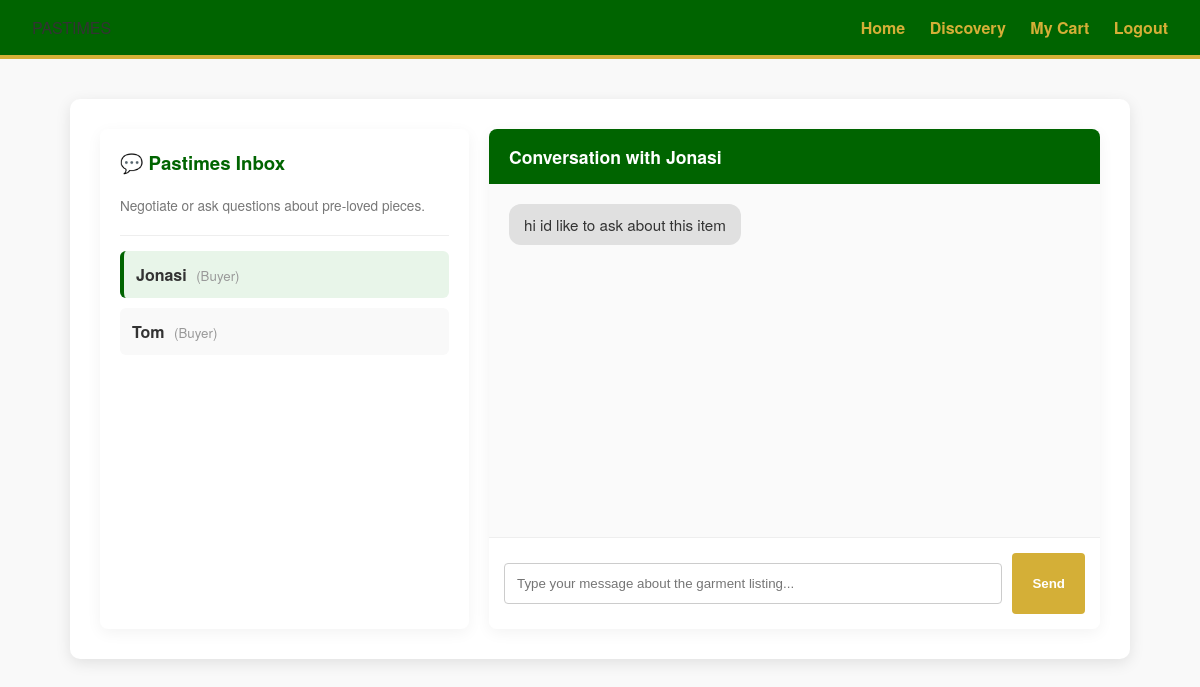
The page /messages.php?chat_with=2 on the database its author committed.
### tables this page shows
CREATE TABLE `user` (
  `userId` int(11) NOT NULL,
  `userName` varchar(100) DEFAULT NULL,
  `userEmail` varchar(100) DEFAULT NULL,
  `password` varchar(255) DEFAULT NULL,
  `role` enum('Buyer','Seller','Admin') DEFAULT NULL,
  `isVerified` tinyint(1) DEFAULT 0
);

CREATE TABLE `message` (
  `messageId` int(11) NOT NULL,
  `productId` int(11) DEFAULT NULL,
  `senderId` int(11) DEFAULT NULL,
  `receiverId` int(11) DEFAULT NULL,
  `messageText` text DEFAULT NULL,
  `timestamp` datetime DEFAULT current_timestamp()
);

### messages.php (the view, shortened to what this page needs)
<?php
include 'DBConn.php';
$current_user_id = intval($_SESSION['userId']);
$active_chat_user = null;
if (isset($_GET['chat_with'])) {
    $active_chat_user = intval($_GET['chat_with']);
}
?>
<!DOCTYPE html>
<html lang="en">
<head>
    <link rel="stylesheet" href="style.css">
</head>
<body>
    <nav>
        <div class="logo">PASTIMES</div>
        <div>
            <a href="index.php">Home</a>
            <a href="discovery.php">Discovery</a>
            <a href="cart.php">My Cart</a>
            <a href="logout.php">Logout</a>
        </div>
    </nav>
    <div class="container" style="max-width: 1000px; margin-top: 40px; display: flex; gap: 20px;">
        <div
            style="width: 35%; background: white; border-radius: 8px; box-shadow: 0 4px 15px rgba(0,0,0,0.05); padding: 20px; color: #333;">
            <h3 style="margin-top: 0; color: #006400;">💬 Pastimes Inbox</h3>
            <p style="font-size: 0.85em; color: #777; margin-bottom: 20px;">Negotiate or ask questions about pre-loved
                pieces.</p>
            <hr style="border: 0; border-top: 1px solid #eee;">
            <div style="display: flex; flex-direction: column; gap: 10px; margin-top: 15px;">
                <?php
                $inbox_query = "SELECT DISTINCT IF(senderId = $current_user_id, receiverId, senderId) AS chat_partner_id
                                FROM message WHERE senderId = $current_user_id OR receiverId = $current_user_id";
                $inbox_result = mysqli_query($conn, $inbox_query);
                if ($inbox_result && mysqli_num_rows($inbox_result) > 0) {
                    while ($inbox_row = mysqli_fetch_assoc($inbox_result)) {
                        $partner_id = intval($inbox_row['chat_partner_id']);
                        $user_query_str = "SELECT userName, role FROM user WHERE userId = $partner_id";
                        $user_query = mysqli_query($conn, $user_query_str);
                        if ($user_query && $user_row = mysqli_fetch_assoc($user_query)) {
                            $partner_name = $user_row['userName'] ?? 'Marketplace User';
                            $partner_role = $user_row['role'] ?? 'Seller';
                            $is_active = ($active_chat_user == $partner_id) ? "background: #e8f5e9; border-left: 4px solid #006400;" : "background: #f9f9f9;";
                            echo "<a href='messages.php?chat_with=$partner_id' style='text-decoration: none; color: inherit; padding: 12px; border-radius: 6px; display: block; $is_active'>";
                            echo "<strong>" . htmlspecialchars($partner_name) . "</strong> <small style='color: #999; margin-left: 5px;'>($partner_role)</small>";
                            echo "</a>";
                        }
                    }
                } else {
                    echo "<p style='color: #979797; font-size: 0.9em; text-align: center; margin-top: 20px;'>No active chat history found. Start a conversation from an item page!</p>";
                }
                ?>
            </div>
        </div>
        <div
            style="width: 65%; background: white; border-radius: 8px; box-shadow: 0 4px 15px rgba(0,0,0,0.05); display: flex; flex-direction: column; min-height: 500px; color: #333;">
            <?php if ($active_chat_user):
                $partner_meta = mysqli_query($conn, "SELECT userName FROM user WHERE userId = $active_chat_user");
                $active_chat_name = 'User';
                if ($partner_meta && $partner_meta_data = mysqli_fetch_assoc($partner_meta)) {
                    $active_chat_name = $partner_meta_data['userName'] ?? 'User';
                }
            ?>
            <div
                style="background: #006400; color: white; padding: 15px 20px; border-top-left-radius: 8px; border-top-right-radius: 8px;">
                <h3 style="margin: 0; font-size: 1.1em;">Conversation with
                    <?php echo htmlspecialchars($active_chat_name); ?></h3>
            </div>
            <div
                style="flex-grow: 1; padding: 20px; overflow-y: auto; display: flex; flex-direction: column; gap: 12px; background: #fafafa;">
                <?php
                    $chat_history_query = "SELECT * FROM message
                                           WHERE (senderId = $current_user_id AND receiverId = $active_chat_user)
                                           OR (senderId = $active_chat_user AND receiverId = $current_user_id)
                                           ORDER BY timestamp ASC";
                    $chat_history_result = mysqli_query($conn, $chat_history_query);
                    if ($chat_history_result) {
                        while ($msg = mysqli_fetch_assoc($chat_history_result)):
                            $is_me = ($msg['senderId'] == $current_user_id);
                            $msg_align = $is_me ? "align-self: flex-end; background: #006400; color: white;" : "align-self: flex-start; background: #e0e0e0; color: #333;";
                        ?>
                <div
                    style="max-width: 70%; padding: 10px 15px; border-radius: 12px; font-size: 0.95em; <?php echo $msg_align; ?>">
                    <?php echo htmlspecialchars($msg['messageText']); ?>
                </div>
                <?php
                        endwhile;
                    }
                ?>
            </div>
            <form method="POST"
                style="padding: 15px; border-top: 1px solid #eee; display: flex; gap: 10px; background: white; border-bottom-left-radius: 8px; border-bottom-right-radius: 8px;">
                <input type="text" name="message_text" required
                    placeholder="Type your message about the garment listing..."
                    style="flex-grow: 1; padding: 12px; border: 1px solid #ccc; border-radius: 4px; outline: none;">
                <button type="submit" name="send_message" class="btn-gold"
                    style="padding: 0 20px; font-weight: bold; border-radius: 4px; border: none; cursor: pointer; background-color: #d4af37; color: white;">Send</button>
            </form>
            <?php endif; ?>
        </div>
    </div>
</body>
</html>

### style.css (style rules this page uses)
:root { --pastimes-green: #006400; --pastimes-gold: #D4AF37; --white: #ffffff; --light-grey: #f9f9f9; }
body { font-family: 'Helvetica Neue', Arial, sans-serif; margin: 0; background-color: var(--light-grey); color: #333; }
nav { background-color: var(--pastimes-green); padding: 1rem 2rem; display: flex; justify-content: space-between; align-items: center; border-bottom: 4px solid var(--pastimes-gold); }
nav a { color: var(--pastimes-gold); text-decoration: none; font-weight: bold; margin-left: 20px; }
.btn-gold { background-color: var(--pastimes-gold); color: var(--pastimes-green); padding: 10px 20px; border: none; border-radius: 5px; cursor: pointer; font-weight: bold; text-decoration: none; display: inline-block; }
.container { max-width: 800px; margin: 40px auto; background: white; padding: 30px; border-radius: 10px; box-shadow: 0 4px 15px rgba(0, 0, 0, 0.1); }
input, select, textarea { width: 100%; padding: 12px; margin: 10px 0; border: 1px solid #ddd; border-radius: 4px; box-sizing: border-box; }

### rows shown on the page
user: userName "Jonasi", role "Buyer"
user: userName "Tom", role "Buyer"
message: messageText "hi id like to ask about this item"
